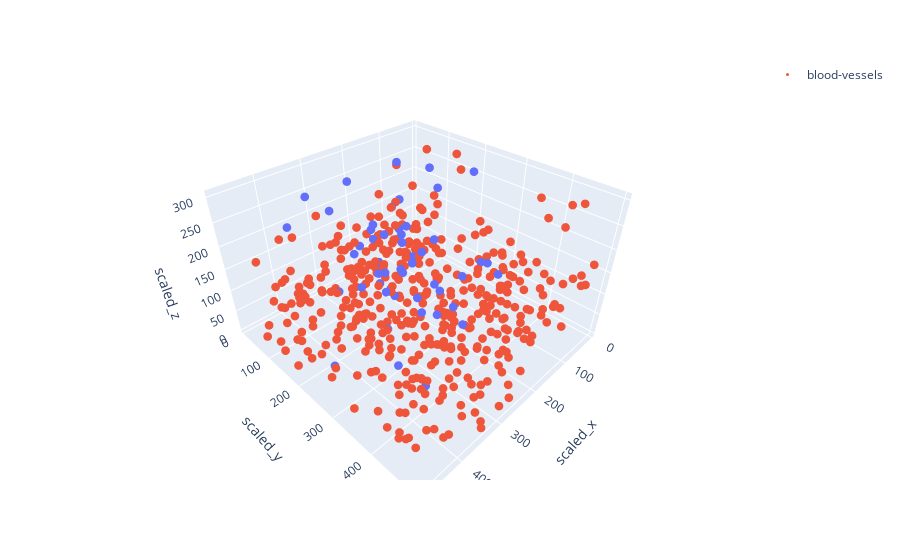

This figure's notebook cell:
### Code cell
# Plotting the coordinates space
import plotly.express as px
from scipy.signal import savgol_filter
from statsmodels.tsa.holtwinters import SimpleExpSmoothing, ExponentialSmoothing

fig = px.scatter_3d(df_neuro_coor, x='scaled_x', y='scaled_y', z='scaled_z')
fig.update_traces(marker={'size': 3})
fig.add_scatter3d(x=df_vascu_coor['scaled_x'], y=df_vascu_coor['scaled_y'], z=df_vascu_coor['scaled_z'], mode='markers',  marker={'size': 3}, name='blood-vessels')
fig.show()

### Figure 1 — Plotly figure (JSON) as saved in the notebook; plotly's stock layout.template omitted (floating-point values rounded to 4 significant figures; data arrays with more than 128 entries replaced by an {"elided": "..."} marker saying what was removed)
{"data": [{"hovertemplate": "scaled_x=%{x}<br>scaled_y=%{y}<br>scaled_z=%{z}<extra></extra>", "legendgroup": "", "marker": {"color": "#636efa", "size": 3, "symbol": "circle"}, "mode": "markers", "name": "", "scene": "scene", "showlegend": false, "type": "scatter3d", "x": [403.4, 338.3, 272.8, 201.9, 300.5, 206.7, 221.6, 207.7, 297.6, 304.8, 268.9, 367.0, 366.5, 276.6, 95.22, 191.9, 267.0, 140.7, 203.4, 321.6, 379.5, 260.8, 222.0, 283.3, 274.2, 217.2, 173.2, 279.5, 281.4, 216.3, 243.6, 312.0, 285.2, 238.3, 127.8, 198.1, 103.8, 121.1, 287.6, 419.7, 270.8, 341.2, 416.8, 351.7, 179.4, 301.5, 296.2, 286.2, 160.8, 239.3], "y": [91.31, 56.64, 32.71, 256.8, 213.4, 230.0, 183.1, 176.3, 226.1, 234.9, 237.3, 278.8, 175.3, 109.4, 254.4, 252.9, 92.77, 92.77, 96.68, 228.5, 306.2, 228.0, 219.2, 342.8, 285.2, 134.3, 169.9, 219.2, 135.7, 322.8, 369.1, 333.5, 182.6, 221.2, 327.6, 164.6, 338.4, 165.5, 215.3, 212.9, 220.2, 373.0, 386.7, 224.6, 350.1, 351.6, 248.0, 260.7, 294.9, 308.1], "z": [243.8, 267.5, 203.6, 203.6, 179.9, 165.7, 203.6, 163.3, 161.0, 125.5, 303.0, 303.0, 127.8, 137.3, 303.0, 303.0, 286.4, 286.4, 18.94, 272.2, 241.5, 151.5, 142.0, 123.1, 123.1, 168.1, 111.3, 111.3, 170.4, 89.95, 92.32, 139.7, 208.3, 232.0, 149.1, 172.8, 116.0, 291.2, 11.84, 2.367, 89.95, 11.84, 127.8, 156.2, 187.0, 203.6, 303.0, 172.8, 118.4, 132.6]}, {"marker": {"size": 3}, "mode": "markers", "name": "blood-vessels", "type": "scatter3d", "x": {"elided": "425 float values"}, "y": {"elided": "425 float values"}, "z": {"elided": "425 float values"}}], "layout": {"legend": {"tracegroupgap": 0}, "margin": {"t": 60}, "scene": {"domain": {"x": [0.0, 1.0], "y": [0.0, 1.0]}, "xaxis": {"title": {"text": "scaled_x"}}, "yaxis": {"title": {"text": "scaled_y"}}, "zaxis": {"title": {"text": "scaled_z"}}}}}
